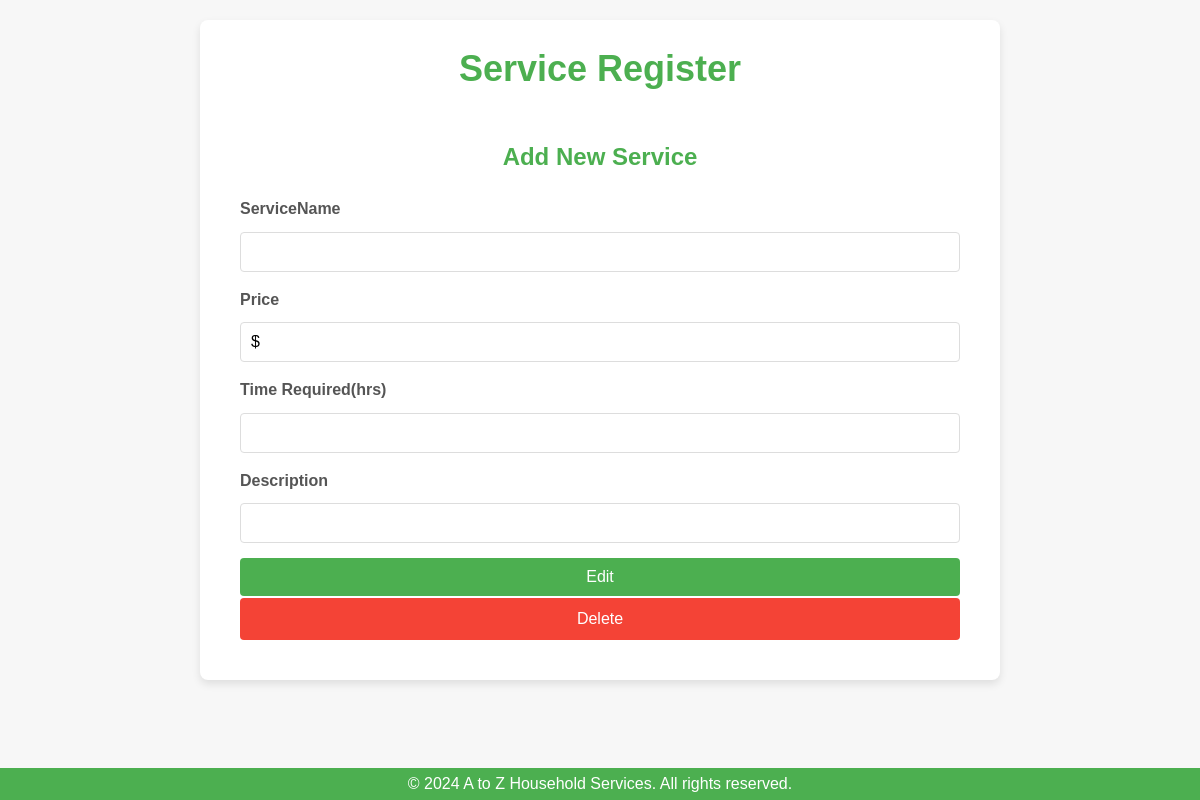
/admin/editservice/1, run on an earlier commit of the app's database.
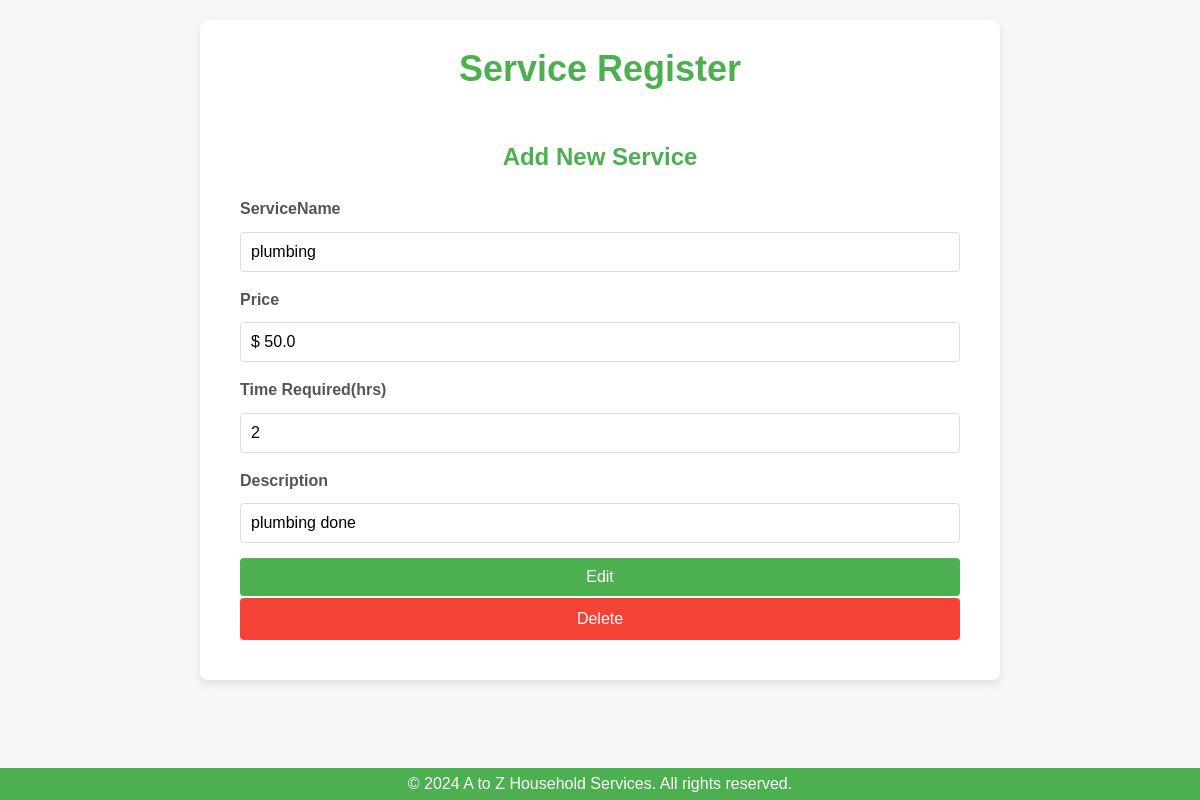
And on a later commit of the database.
### backend/models.py (models this page shows)
class Service(db.Model):
    __tablename__ = 'services'
    id = db.Column(db.Integer, primary_key=True)
    name = db.Column(db.String(120), nullable=False)
    price = db.Column(db.Float, nullable=False)
    time_required = db.Column(db.String(50), nullable=False)  # e.g., "2 hours"
    description = db.Column(db.Text, nullable=True)

### backend/controllers.py (the view, shortened to what this page needs)
@app.route("/admin/editservice/<id>", methods=['GET','POST'])
def admin_edit_service(id):
    service = get_service(id)
    return render_template("admin_edit_service.html",service=service)

### backend/controllers.py (called while the page is built)
def get_service(id):
    service = Service.query.filter_by(id=id).first()
    return service

### templates/admin_edit_service.html (shortened to what this page needs)
<!DOCTYPE html>
<html lang="en">
<head>
    <link rel="stylesheet" href="/static/forms.css">
</head>
<body>
    <div class="my-container">
        <div class="center">
            <h1>Service Register</h1>
        </div>
        <div class="my-panel">
            <div class="center">
                <h3>Add New Service</h3>
            </div>
            <form action="/admin/editservice/{{service.id}}" method="POST">
                <div class="input-form">
                    <div class="form-group">
                        <label for="service_name" class="form-label">ServiceName</label>
                        <input type="text" class="form-control" name="service_name" id="service_name" value="{{service.name}}">
                    </div>
                    <div class="form-group">
                        <label for="price" class="form-label">Price</label>
                        <input type="text" class="form-control" name="price" id="price" value="$ {{service.price}}">
                    </div>
                    <div class="form-group">
                        <label for="time_required" class="form-label">Time Required(hrs)</label>
                        <input type="text" class="form-control" name="time_required" id="time_required" value="{{service.time_required}}">
                    </div>
                    <div class="form-group">
                        <label for="description" class="form-label">Description</label>
                        <input type="text" class="form-control" name="description" id="description" value="{{service.description}}">
                    </div>
                    <div class="form-group">
                        <button type="submit" class="btn btn-primary">Edit</button>
                        <a class="btn btn-secondary" href="/admin/deleteservice/{{service.id}}">Delete</a>
                    </div>
                </div>
            </form>
        </div>
    </div>
    <footer>
        <p>&copy; 2024 A to Z Household Services. All rights reserved.</p>
    </footer>
</body>
</html>

What changed in the data, as far as the page shows it:
added Service: service_name "plumbing", price "$ 50.0", time_required "2", description "plumbing done"
Also different on the page:
form field price: "$" → (not shown)
